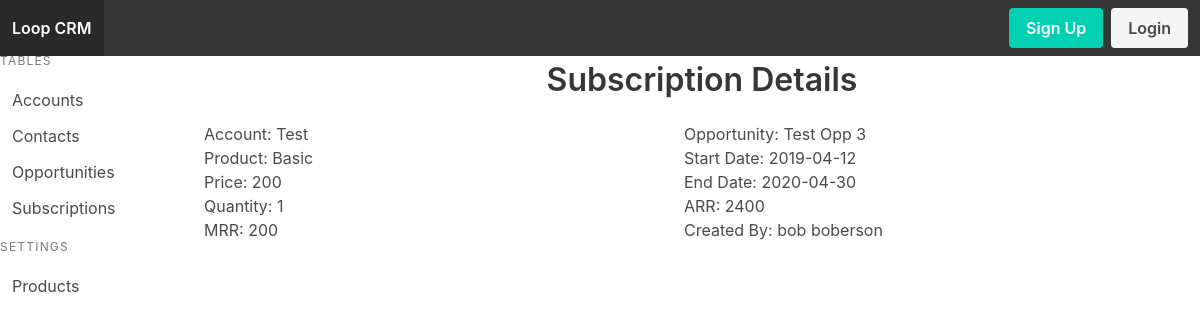
The app's page /subscription/6/r, older data.
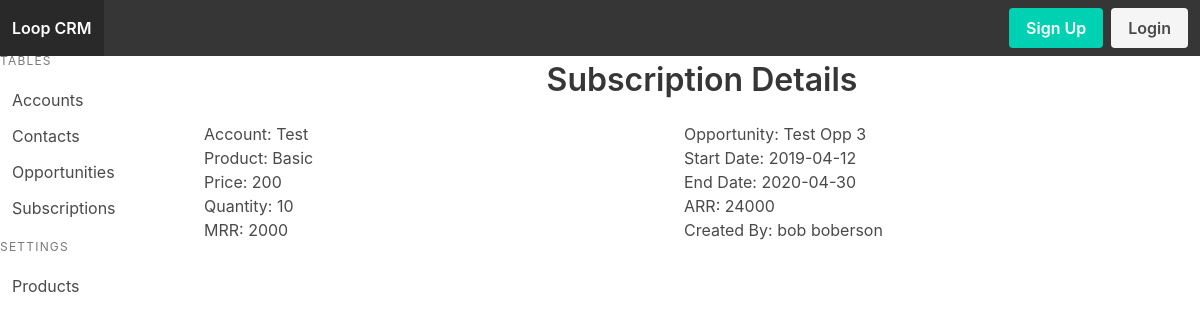
The same page, newer data.
### models.py (models this page shows, shortened)
class Account(Model):
    name = CharField()
    owner = ForeignKeyField(model=User, null=True, backref='owner')
    created_by = ForeignKeyField(model=User, null=True, backref='creator')
    account_type = CharField()
    street = CharField()
    city = CharField()
    state = CharField()
    country = CharField()
    website = CharField()
    mrr = DecimalField()
    arr = DecimalField()
    class Meta:
        database = DATABASE

class Product(Model):
    name = CharField()
    price = DecimalField()
    class Meta:
        database = DATABASE

class Subscription(Model):
    account = ForeignKeyField(model=Account, null=True, backref='subscription')
    opportunity = ForeignKeyField(model=Opportunity, null=True, backref='subscription')
    product = ForeignKeyField(model=Product, null=True, backref='subscription')
    product_price = DecimalField(default=Product.price)
    quantity = IntegerField(default=1)
    sub_start_date = DateField()
    sub_end_date = DateField()
    mrr = DecimalField()
    arr = DecimalField()
    created_by = ForeignKeyField(model=User, null=True, backref='creator')
    class Meta:
        database = DATABASE

class Opportunity(Model):
    account = ForeignKeyField(model=Account, null=True, backref='opportunity')
    name = CharField()
    owner = ForeignKeyField(model=User, null=True, backref='owner')
    opportunity_type = CharField()
    primary_contact = ForeignKeyField(model=Contact, null=True, backref='opportunity')
    mrr = DecimalField()
    arr = DecimalField()
    stage = CharField()
    close_date = DateField()
    created_by = ForeignKeyField(model=User, null=True, backref='creator')
    class Meta:
        database = DATABASE

class User(UserMixin, Model):
    username = CharField(unique=True)
    fullname = CharField()
    email = CharField(unique=True)
    password = CharField(max_length=100)
    joined_at = DateTimeField(default=datetime.datetime.now)
    is_admin = BooleanField(default=False)
    class Meta:
        database = DATABASE

### app.py (the view)
@app.route('/subscription', methods=['GET'])
@app.route('/subscription/', methods=['GET'])
@app.route('/subscription/r', methods=['GET'])
@app.route('/subscription/<subscriptionid>', methods=['GET'])
@app.route('/subscription/<subscriptionid>/', methods=['GET'])
@app.route('/subscription/<subscriptionid>/r', methods=['GET'])
def subscription(subscriptionid=None):
    subscriptions = models.Subscription.select()
    title = 'Subscriptions'
    if subscriptionid != None:
        subscription = models.Subscription.select().where(models.Subscription.id == subscriptionid).get()
        title = 'Subscription Details'
        return render_template('subscription-detail.html', subscription=subscription, user=g.user._get_current_object(), title=title)
    return render_template('subscription.html', subscriptions=subscriptions, title=title)

### app.py (called while the page is built)
@app.before_request
def before_request():
    g.db = models.DATABASE
    g.db.connect()
    g.user = current_user

@app.after_request
def after_request(response):
    g.db.close()
    return response

### templates/subscription-detail.html (shortened to what this page needs)
{% extends 'index.html' %}
{% block content %}
    <div class='container columns'>
        <div class='column'>
            <p>Account: {{subscription.account.name}}</p>
            <p>Product: {{subscription.product.name}}</p>
            <p>Price: {{subscription.product_price}}</p>
            <p>Quantity: {{subscription.quantity}}</p>
            <p>MRR: {{subscription.mrr}}</p>
        </div>
        <div class='column'>
            <p>Opportunity: {{subscription.opportunity.name}}</p>
            <p>Start Date: {{subscription.sub_start_date}}</p>
            <p>End Date: {{subscription.sub_end_date}}</p>
            <p>ARR: {{subscription.arr}}</p>
            <p>Created By: {{subscription.created_by.fullname}}</p>
        </div>
    </div>
{% endblock %}

### templates/index.html (shortened to what this page needs)
<!DOCTYPE html>
<html lang="en">
<head>
    <link rel="stylesheet" href="https://cdnjs.cloudflare.com/ajax/libs/bulma/0.7.4/css/bulma.css">
    <link rel="stylesheet" href="{{url_for('static', filename='style.css')}}">
</head>
<body class='has-navbar-fixed-top'>
    <header>
        <nav class="navbar is-fixed-top is-dark" role="navigation" aria-label="main navigation">
            <div class="navbar-brand">
                <a class="navbar-item has-text-weight-semibold" href="{{ url_for('index') }}">
                    <img src="" />Loop CRM</a>
            </div>
            <div class="navbar-menu">
              <div class="navbar-end">
                <div class="navbar-item">
                  <div class="buttons">
                    {% if current_user.is_authenticated %}
                    <a class="button is-light has-text-weight-semibold" href="{{url_for('profile')}}" title="profile">Profile</a>
                    <a class="button is-light has-text-weight-semibold" href="{{ url_for('logout') }}" title="logout">Logout</a>
                    {% else %}
                    <a class="button is-primary has-text-weight-semibold" href="{{ url_for('signup') }}" title="register">Sign Up</a>
                    <a class="button is-light has-text-weight-semibold" href="{{ url_for('login') }}" title="login">Login</a>
                    {% endif %}
                  </div>
                </div>
              </div>
            </div>
          </nav>
    </header>
    <main class='columns'>
        <aside class="menu column is-2">
            <p class="menu-label">
                Tables
            </p>
            <ul class="menu-list">
                <li><a href="{{url_for('account')}}">Accounts</a></li>
                <li><a href="{{url_for('contact')}}">Contacts</a></li>
                <li><a href="{{url_for('opportunity')}}">Opportunities</a></li>
                <li><a href="{{url_for('subscription')}}">Subscriptions</a></li>
            </ul>
            <p class="menu-label">
                Settings
            </p>
            <ul class="menu-list">
                <li><a href="{{url_for('product')}}">Products</a></li>
            </ul>
        </aside>
        <section class='column'>
            <div class='level core-title'>
                <p class='title level-item'>{{title}}</p>
            </div>
            {% block content %}
            {% endblock %}
        </section>
    </main>
</body>
</html>

### static/style.css (style rules this page uses)
.core-title { margin-top: 10px; }

Row changes from the older to the newer data that the page shows:
changed Subscription: quantity "1" → "10"; mrr "200" → "2000"; arr "2400" → "24000"
